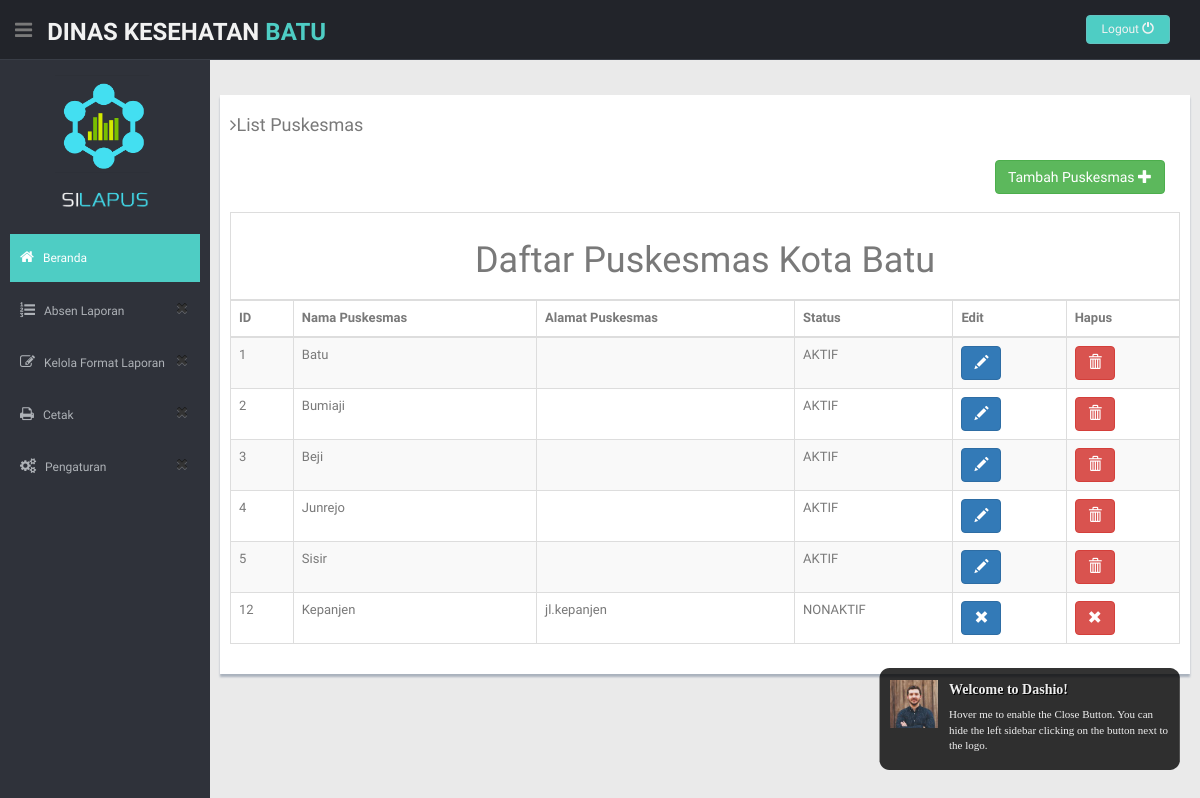
Page /index.php/puskesmas on the committed database.
### tables this page shows
CREATE TABLE `puskesmas` (
  `idPuskesmas` int(20) NOT NULL,
  `namaPuskes` varchar(50) NOT NULL,
  `alamatPuskes` text NOT NULL,
  `status` enum('AKTIF','NONAKTIF','','') NOT NULL,
  `tgl_aktif` date NOT NULL,
  `tgl_nonaktif` date NOT NULL
);

### application/controllers/Puskesmas.php (called while the page is built, shortened)
<?php
class Puskesmas extends CI_Controller {
	public function __construct()
	{
		$this->load->model('PuskesmasModel');
	}
	public function index()
	{
		$this->load->helper('url');
		$this->load->helper('form');
		$this->load->model('PuskesmasModel');
		$data['object']= $this->PuskesmasModel->getDataPuskesmas();
		$this->load->view('header');
		$this->load->view('Listpuskesmas',$data);
	}
}

### index.php (called while the page is built, shortened)
<?php
require_once BASEPATH.'core/CodeIgniter.php';

### application/models/PuskesmasModel.php (called while the page is built, shortened)
<?php
class PuskesmasModel extends CI_Model {
    public function getDataPuskesmas()
    {
        $query=$this->db->query('Select * from puskesmas');
        return $query->result();
    }
  }

### application/views/Listpuskesmas.php (the view, shortened to what this page needs)
    <section id="main-content">
        <div class="col-lg-12">
      <section class="wrapper">
        <div class="row">
          <div class="row mt">
            <div class="form-panel">
              <h4 class="mb"><i class="fa fa-angle-right"></i>List Puskesmas</h4>
                <div class="form-group">
                <div class="col-sm-12" align="right">
                 <a href="<?php echo site_url()?>/Puskesmas/tambahPuskesmas"><button type="submit" class="btn btn-success">Tambah Puskesmas  <span class="glyphicon glyphicon-plus"></button></a>
                  <br><br>
                  </div>
                </div>
                <table id="table" class="table table-striped table-bordered" cellspacing="0" width="100%">
            <thead>
            <tr>
              <th colspan="6" ><center><h1> Daftar Puskesmas Kota Batu </h1></center> </th>
            </tr>
                <tr>
                    <th>ID</th>
                    <th>Nama Puskesmas</th>
                    <th>Alamat Puskesmas</th>
                    <th>Status</th>
                    <th>Edit</th>
                    <th>Hapus</th>
                </tr>
            </thead>
            <tbody>
                <?php foreach ($object as $data){ ?>
               <tr>
                    <td><?php echo $data->idPuskesmas ?></td>
                    <td><?php echo $data->namaPuskes ?></td>
                    <td><?php echo $data->alamatPuskes ?></td>
                    <td><?php echo $data->status ?></td>
                <?php if ($data->status == 'AKTIF'){?>
                     <td>
                      <a href="javascript:void(0);" onclick="showmodal('<?php echo $data->idPuskesmas?>','<?php echo $data->namaPuskes?>','<?php echo $data->alamatPuskes ?>','<?php echo $data->status ?>')" data-toggle="modal" data-target="#myModalEdit">
                         <button class="btn btn-primary"><span class="glyphicon glyphicon-pencil"></span></button>
                      </a>
                    </td>
                      <td>
                      <a href="<?php echo site_url()?>/Puskesmas/Delete/<?php echo $data->idPuskesmas ?>"
                      <button class="btn btn-danger"><span class="glyphicon glyphicon-trash"></span></button>
                      </a>
                      <?php }else{?>
                      <td>
                         <button class="btn btn-primary"><span class="glyphicon glyphicon-remove"></span></button>
                    </td>
                      <td>
                      <button class="btn btn-danger"><span class="glyphicon glyphicon-remove"></span></button>
                      </td>
                      <?php }?>
              </tr>
             <?php }?>
            </tbody>
        </table>
            </div>
          </div>
        </div>
    </div>
      </section>
</body>
</html>

### assets/css/style.css (style rules this page uses)
body { color: #797979; background: #eaeaea; font-family: 'Ruda', sans-serif; padding: 0px !important; margin: 0px !important; font-size:13px; }
a, a:hover, a:focus { text-decoration: none; outline: none; }
.mt { margin-top: 25px; }
.mb { margin-bottom: 25px; }
#main-content { margin-left: 210px; }
.wrapper { display: inline-block; margin-top: 60px; padding-left: 15px; padding-right: 15px; padding-bottom: 15px; padding-top: 0px; width: 100%; }
.form-panel { background: #ffffff; margin: 10px; padding: 10px; box-shadow: 0px 3px 2px #aab2bd; text-align: left; }

### rows in the picture
puskesmas: idPuskesmas "1", namaPuskes "Batu", status "AKTIF"
puskesmas: idPuskesmas "2", namaPuskes "Bumiaji", status "AKTIF"
puskesmas: idPuskesmas "3", namaPuskes "Beji", status "AKTIF"
puskesmas: idPuskesmas "4", namaPuskes "Junrejo", status "AKTIF"
puskesmas: idPuskesmas "5", namaPuskes "Sisir", status "AKTIF"
puskesmas: idPuskesmas "12", namaPuskes "Kepanjen", alamatPuskes "jl.kepanjen", status "NONAKTIF"
